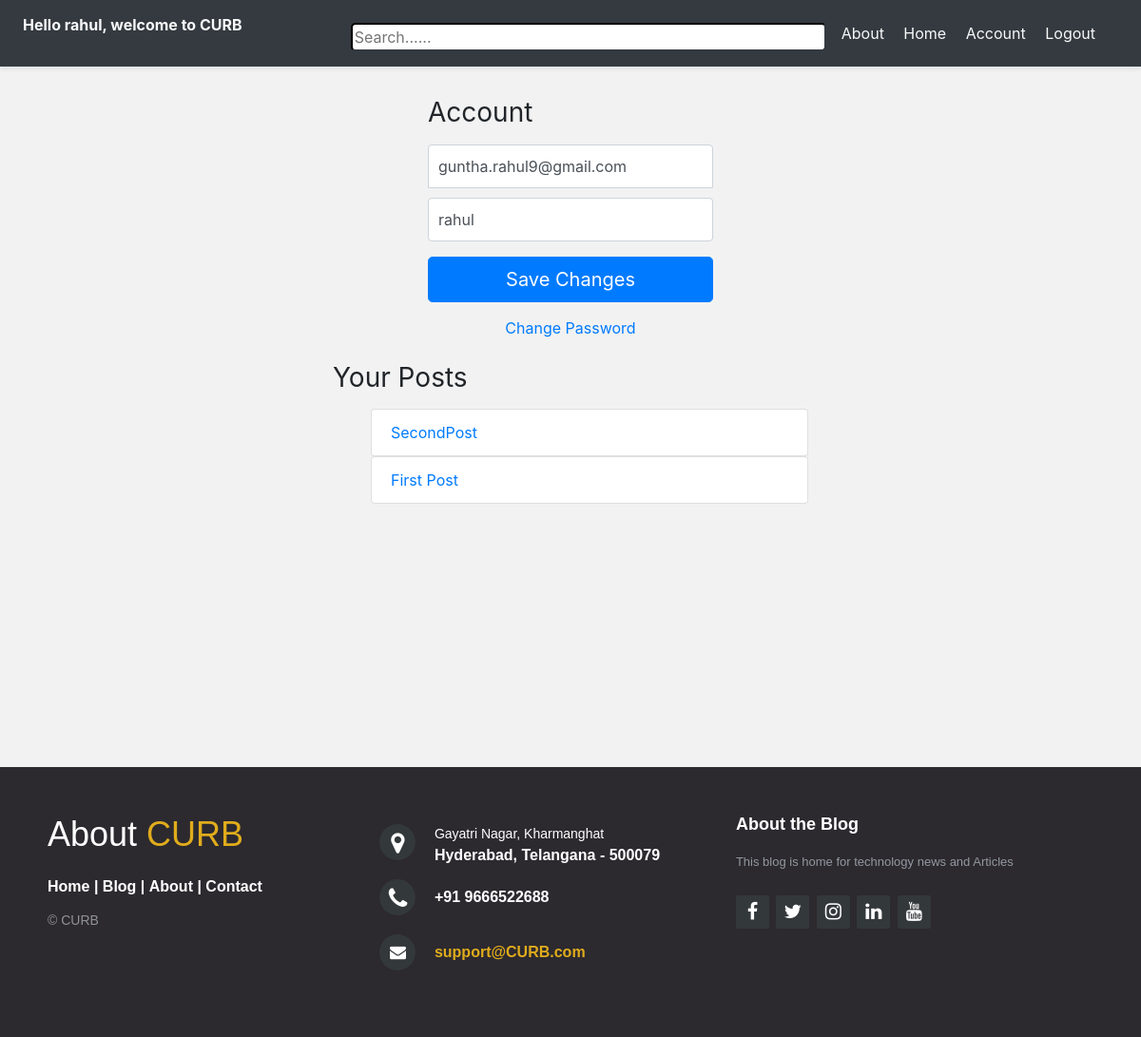
/account/ (signed in), run on an earlier commit of the app's database.
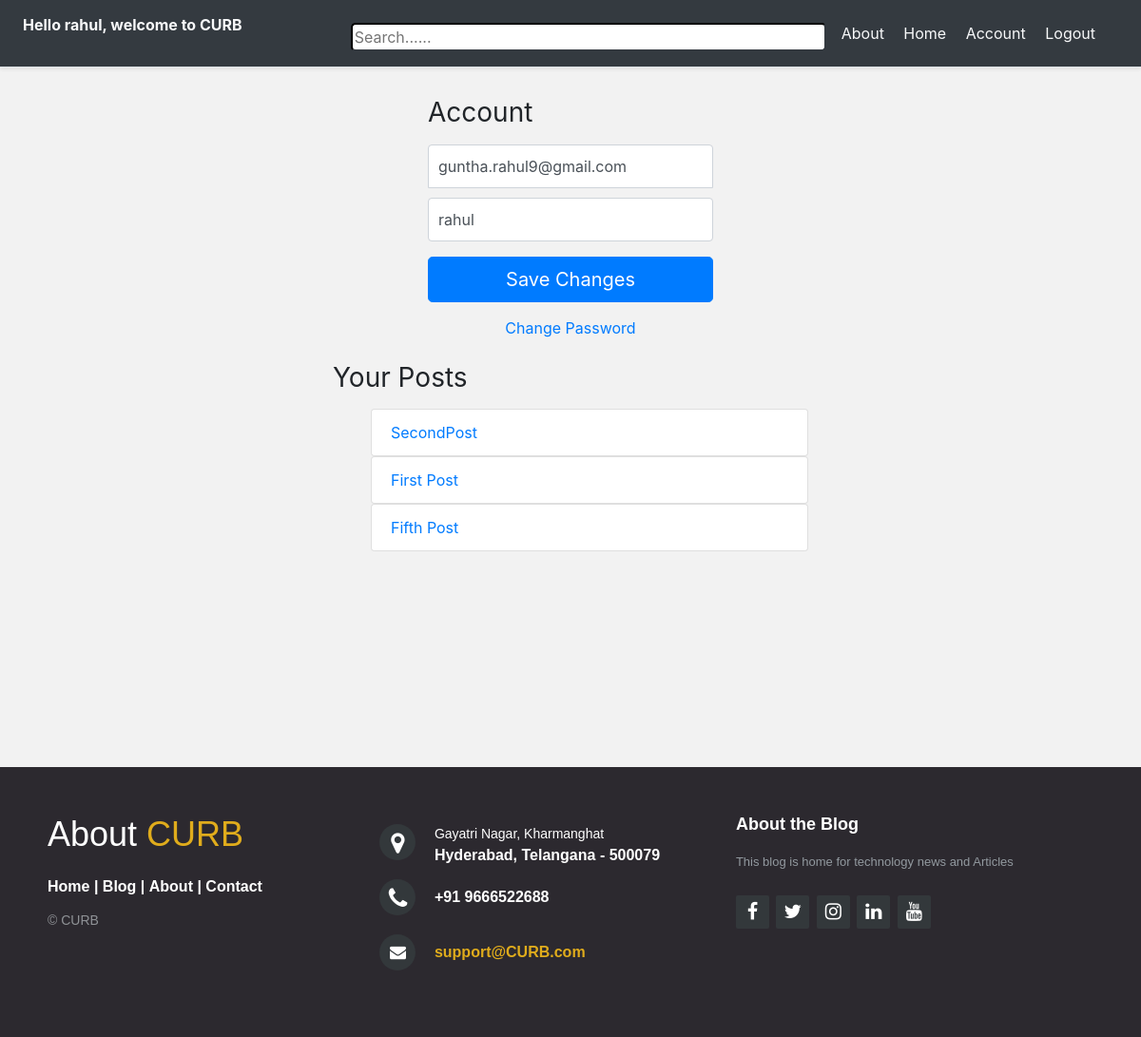
And on a later commit of the database.
### blog/models.py (models this page shows)
class BlogPost(models.Model):
    title = models.CharField(max_length=50, null=False, blank=False)
    body = models.TextField(max_length=5000, null=False, blank=False)
    image = models.ImageField(upload_to=upload_location, null=False, blank=False)
    date_published = models.DateTimeField(auto_now_add=True, verbose_name="date published")
    date_updated = models.DateTimeField(auto_now=True, verbose_name="date updated")
    author = models.ForeignKey(settings.AUTH_USER_MODEL,
                               on_delete=models.CASCADE)  # setting with the user in DB, on_delete is when this blog post is deleted, delete anything that associated with this blog post(images and all data).
    slug = models.SlugField(blank=True, unique=True)
    def __str__(self):
        return self.title

### account/views.py (the view)
# urls.py: path('account/', account_view, name="account"),
def account_view(request):
    if not request.user.is_authenticated:
        return redirect("login")
    context={}
    if request.POST:
        form=AccountUpdateForm(request.POST,instance=request.user)
        if form.is_valid():
            form.initial={
                "email":request.POST['email'],
                "username":request.POST['username'],          #showing the feild immediately after updating the form
            }
            form.save()
            context['success_message']="Updated"
    else:
        form=AccountUpdateForm(
            initial={
                "email":request.user.email,
                "username":request.user.username,
            }
        )
    context['account_form']=form
    blog_posts=BlogPost.objects.filter(author= request.user)
    context['blog_posts']=blog_posts
    return render(request,'account/account.html',context)

### account/forms.py (shortened to what this page needs)
class AccountUpdateForm(forms.ModelForm):
    class Meta:
        model=Account
        fields=('email','username')

### account/templates/account/account.html (shortened to what this page needs)
{% extends 'base.html'%}
{% block content %}
<form class="form-signin" method="post">{% csrf_token %}
    <h1 class="h3 mb-3 font-weight-normal">Account</h1>
    <input
        type="email"
        name="email"
        id="inputEmail"
        class="form-control"
        placeholder="Email address"
        required autofocus
        value="{{account_form.initial.email}}">
    <input
        type="text"
        name="username"
        id="inputUsername"
        class="form-control"
        placeholder="Username" required
        value="{{account_form.initial.username}}">
    <button class="btn btn-lg btn-primary btn-block" type="submit">Save Changes</button>
  </form>
  <div class="d-flex flex-column">
      <a class="m-auto" href="{% url 'password_change' %}">Change Password</a>
  </div>
  <div class="container mt-4">
      <div class="row">
          <div class="blog-posts">
            <h3 class="mb-3 font-weight-normal">
                Your Posts
            </h3>
            {% if blog_posts %}
            <ul>
            {% for post in blog_posts %}
                <a href="{% url 'blog:detail' post.slug %}" style="text-decoration: none;">
                    <li class="list-group-item">{{post}}</li>
                </a>
            {% endfor %}
            </ul>
            {% else %}
            <p>You have no posts. Create a post <a href="{% url 'blog: create' %}">here</a>.</p>
            {% endif %}
        </div>
      </div>
  </div>
{% endblock content %}

What changed in the data, as far as the page shows it:
added BlogPost: title "Fifth Post"
